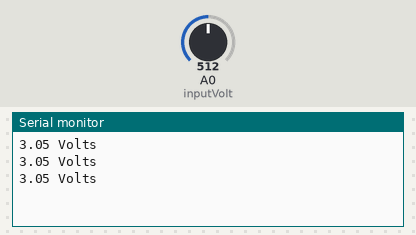
Simulated run of this sketch. Board: Arduino Uno, built with avr-gcc and run on an emulated ATmega328P. Parts: the last lines printed to the serial monitor. Inputs (shaded band) come from the test bench; at power-on: A0 (inputVolt) = 512.

Above: at 1.3 s.
1.4 s: A0 (inputVolt) set to 716
At 1.9 s:
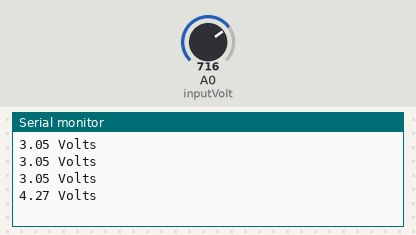
2.9 s: A0 (inputVolt) set to 900
At 3.4 s:
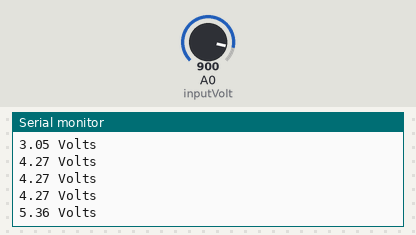
Timing chart, 0 to 5.9 s (numbered marks = the images above; inputs shaded):
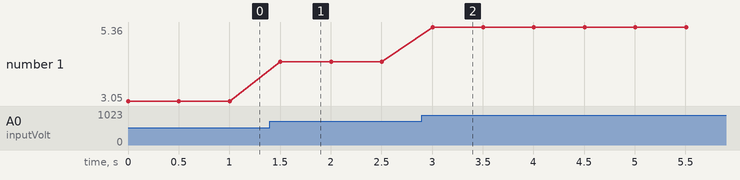

The sketch:

TP1_Ex5.ino
```cpp
const int inputVolt = 0;


float vOut = 0.0;
float vIn = 0.0;

float r1 = 220.0;
float r2 = 1000.0;

int value = 0;
void setup() {
  // put your setup code here, to run once:
  pinMode(inputVolt, INPUT);
  Serial.begin(9800);
}

void loop() {
  // put your main code here, to run repeatedly:
  value = analogRead(inputVolt);

  vOut = (value * 5.0) / 1024.0;

  vIn = vOut / (r2 / (r1 + r2));

  if (vIn < 0.13){
    vIn = 0.0;
  }

  Serial.print(vIn);
  Serial.println(" Volts");
  delay(500);
}
```

Measured:
- after the input at 1.4 s, the serial monitor: prints a new line after 0.10 s (image 1)
- after the input at 2.9 s, the serial monitor: prints a new line after 0.10 s (image 2)
- plotted number 1: 3.05 → 4.27 after the input at 1.4 s, 4.27 → 5.36 after the input at 2.9 s
